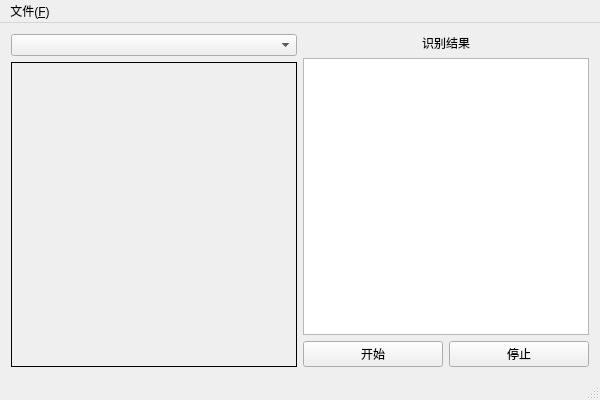
<?xml version="1.0" encoding="UTF-8"?>
<ui version="4.0">
 <class>QRCodeScannerClass</class>
 <widget class="QMainWindow" name="QRCodeScannerClass">
  <property name="geometry">
   <rect>
    <x>0</x>
    <y>0</y>
    <width>600</width>
    <height>400</height>
   </rect>
  </property>
  <property name="windowTitle">
   <string>QRCodeScanner</string>
  </property>
  <widget class="QWidget" name="centralWidget">
   <layout class="QHBoxLayout" name="horizontalLayout_2" stretch="1,1">
    <item>
     <layout class="QVBoxLayout" name="verticalLayout_2">
      <item>
       <widget class="QComboBox" name="cameraComBox"/>
      </item>
      <item>
       <widget class="QFrame" name="previewFrame">
        <property name="frameShape">
         <enum>QFrame::Box</enum>
        </property>
        <layout class="QVBoxLayout" name="previewFrameLayout">
         <property name="spacing">
          <number>0</number>
         </property>
         <property name="leftMargin">
          <number>0</number>
         </property>
         <property name="topMargin">
          <number>0</number>
         </property>
         <property name="rightMargin">
          <number>0</number>
         </property>
         <property name="bottomMargin">
          <number>0</number>
         </property>
        </layout>
       </widget>
      </item>
     </layout>
    </item>
    <item>
     <layout class="QVBoxLayout" name="verticalLayout">
      <item>
       <widget class="QLabel" name="label_2">
        <property name="text">
         <string>识别结果</string>
        </property>
        <property name="alignment">
         <set>Qt::AlignCenter</set>
        </property>
       </widget>
      </item>
      <item>
       <widget class="QTextBrowser" name="textBrowser">
        <property name="undoRedoEnabled">
         <bool>true</bool>
        </property>
        <property name="openExternalLinks">
         <bool>true</bool>
        </property>
       </widget>
      </item>
      <item>
       <layout class="QHBoxLayout" name="horizontalLayout">
        <item>
         <widget class="QPushButton" name="startBtn">
          <property name="text">
           <string>开始</string>
          </property>
         </widget>
        </item>
        <item>
         <widget class="QPushButton" name="stopBtn">
          <property name="text">
           <string>停止</string>
          </property>
         </widget>
        </item>
       </layout>
      </item>
     </layout>
    </item>
   </layout>
  </widget>
  <widget class="QMenuBar" name="menuBar">
   <property name="geometry">
    <rect>
     <x>0</x>
     <y>0</y>
     <width>600</width>
     <height>22</height>
    </rect>
   </property>
   <widget class="QMenu" name="menu_file">
    <property name="title">
     <string>文件(&amp;F)</string>
    </property>
    <addaction name="action_quit"/>
   </widget>
   <addaction name="menu_file"/>
  </widget>
  <widget class="QStatusBar" name="statusBar"/>
  <action name="action_quit">
   <property name="text">
    <string>退出(&amp;Q)</string>
   </property>
  </action>
 </widget>
 <layoutdefault spacing="6" margin="11"/>
 <resources>
  <include location="QRCodeScanner.qrc"/>
 </resources>
 <connections/>
</ui>
